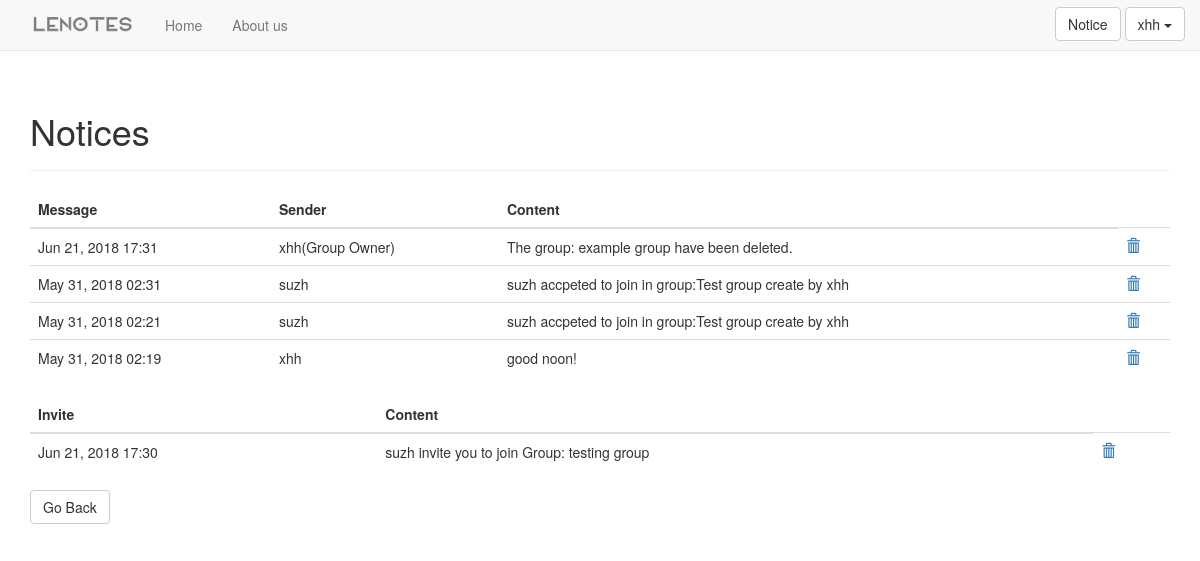
The page /users/notice/ (signed in) on the database its author committed.
### users/models.py (models this page shows, shortened)
class Message(models.Model):
    sender = models.CharField(max_length = 20)
    text = models.CharField(max_length = 300)
    date_added = models.DateTimeField(auto_now_add = True)
    receiver = models.ForeignKey(User, on_delete = models.CASCADE)
    is_Read = models.BooleanField(default = False)

### lenotes/models.py (models this page shows, shortened)
class Invitation(models.Model):
    invite_id = models.CharField(max_length = 40)
    message = models.CharField(max_length = 200)
    receiver = models.ForeignKey(User, on_delete=models.CASCADE)
    date_added = models.DateTimeField(auto_now_add = True)
    groupid = models.IntegerField()
    is_Read = models.BooleanField(default = False)

### users/views.py (the view)
# urls.py: path('notice/', views.notice, name = 'notice'),
@login_required
def notice(request):
    update_userInfo_unread_count(request.user)
    messages = Message.objects.filter(receiver = request.user).order_by('-date_added')
    invitations = Invitation.objects.filter(receiver=request.user).order_by('-date_added')
    context = {
        'messages': messages,
        'invitations': invitations
    }
    return render(request, 'users/notice.html', context)

### lenotes/templatetags/base.py (called while the page is built)
@register.filter
def getUnreadCount(user):
    try:
        info = UserInfo.objects.get(user=user)
    except ObjectDoesNotExist:
        return 0
    else:
        return info.unread_count

### users/views.py (called while the page is built)
def update_userInfo_unread_count(user):
    userinfo = UserInfo.objects.get(user=user)
    userinfo.unread_count = Message.objects.filter(receiver=user, is_Read=False).count() +\
        Invitation.objects.filter(receiver=user, is_Read=False).count()
    userinfo.save()

### users/templates/users/notice.html (shortened to what this page needs)
{% extends "lenotes/base.html" %} {% block header %}
<h1>Notices</h1>
{% endblock %} {% block content %}
<table class="table table-hover">
    <thead>
        <tr>
            <th>Message</th>
            <th>Sender</th>
            <th>Content</th>
        </tr>
    </thead>
    <tbody>
        {% for message in messages %} {% ifequal message.is_Read False %}
        <tr class="info">
            <td>{{ message.date_added|date:'M d, Y H:i' }}</td>
            <td>{{ message.sender }}</td>
            <td>{{ message.text }}</td>
            <td>
                <a href="{% url 'users:read_message' message.id %}" title="Comfire">
                    <span class="glyphicon glyphicon-ok" aria-hidden="true"></span>
                </a>
            </td>
        </tr>
        {% else %}
        <tr>
            <td>{{ message.date_added|date:'M d, Y H:i' }}</td>
            <td>{{ message.sender }}</td>
            <td>{{ message.text }}</td>
            <td>
                <a href="{% url 'users:del_message' message.id %}" title="Delete">
                    <span class="glyphicon glyphicon-trash" aria-hidden="true"></span>
                </a>
            </td>
        </tr>
        {% endifequal %} {% empty %}
        <tr>
            <td>No message.</td>
        </tr>
        {% endfor %}
    </tbody>
</table>
<table class="table table-hover">
    <thead>
        <tr>
            <th>Invite</th>
            <th>Content</th>
        </tr>
    </thead>
    <tbody>
        {% for invitation in invitations %} {% ifequal invitation.is_Read False %}
        <tr class="info">
            <td>{{ invitation.date_added|date:'M d, Y H:i' }}</td>
            <td>{{ invitation.message }}</td>
            <td>
                <a href="{% url 'users:deal_invi' invitation.id 1 %}" title="Accept">
                    <span class="glyphicon glyphicon-ok" aria-hidden="true"></span>
                </a>
            </td>
            <td>
                <a href="{% url 'users:deal_invi' invitation.id 0 %}" title="Refuse">
                    <span class="glyphicon glyphicon-remove" aria-hidden="true"></span>
                </a>
            </td>
        </tr>
        {% else %}
        <tr>
            <td>{{ invitation.date_added|date:'M d, Y H:i' }}</td>
            <td>{{ invitation.message }}</td>
            <td>
                <a href="{% url 'users:del_invi' invitation.id %}" title="Delete">
                    <span class="glyphicon glyphicon-trash" aria-hidden="true"></span>
                </a>
            </td>
        </tr>
        {% endifequal %} {% empty %}
        <tr>
            <td>No invite.</td>
        </tr>
        {% endfor %}
    </tbody>
</table>
<h4><a href="{% url 'users:home' %}" class="btn btn-default">Go Back</a></h4>
{% endblock content %}

### lenotes/templates/lenotes/base.html (shortened to what this page needs)
{% load bootstrap3 %}{% load staticfiles %}{% load base %}
<!DOCTYPE html>
<html lang="en">
<head>
    {% bootstrap_css %} {% bootstrap_javascript %}
</head>
<body>
    <nav class="navbar navbar-default navbar-static-top">
        <div class="container">
            <div class="navbar-header">
                <a href="{% url 'lenotes:index' %}">
                    <img class="myimg" src="{% static 'img/logo.png' %}" alt="" />
                </a>
            </div>
            <div id="navbar" class="navbar-collapse collapse" style="width: 1070px height: 50px">
                <ul class="nav navbar-nav">
                    <li><a href="{% url 'users:home' %}">Home</a></li>
                </ul>
                <ul class="nav navbar-nav">
                    <li><a href="{% url 'lenotes:about_us' %}">About us</a></li>
                </ul>
                <ul class="nav navbar-nav navbar-right">
                    {% if user.is_authenticated %}
                    <a href="{% url 'users:notice' %}" class="btn btn-default" style="margin-top: 7px">Notice
                    </a>
                    <div class="btn-group">
                        <a href="#" class="btn btn-default dropdown-toggle" data-toggle="dropdown" style="margin-top: 7px">{{user.username}}
                            <span class="caret"></span>
                        </a>
                    </div>
                    {% else %}
                    <form class="form-inline ml-auto">
                        <a href="{% url 'users:login' %}?next={{request.path}}" class="btn btn-default" style="margin-top: 7px">Log In</a>
                        <a href="{% url 'users:register' %}" class="btn btn-default" style="margin-top: 7px">Register</a>
                    </form>
                    {% endif %}
                </ul>
            </div>
        </div>
    </nav>
    <div class="container">
        <div class="page-header">
            {% block header %}{% endblock %}
        </div>
        <div>
            {% block content %}{% endblock %}
        </div>
    </div>
</body>
</html>

### lenotes/templates/lenotes/base.html (style rules this page uses)
.myimg { width: 120px; height: 50px; padding: 15px 15px 15px 0px; }

### rows shown on the page
Message: date_added "Jun 21, 2018 17:31", sender "xhh(Group Owner)", text "The group: example group have been deleted."
Message: date_added "May 31, 2018 02:31", sender "suzh", text "suzh accpeted to join in group:Test group create by xhh"
Message: date_added "May 31, 2018 02:21", sender "suzh", text "suzh accpeted to join in group:Test group create by xhh"
Message: date_added "May 31, 2018 02:19", sender "xhh", text "good noon!"
Invitation: date_added "Jun 21, 2018 17:30", message "suzh invite you to join Group: testing group"

### other values the page prints
{{ user.username }} "xhh"
